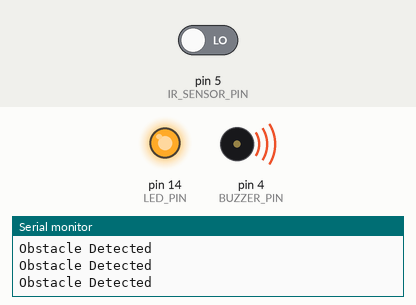
A sketch run on a simulated Arduino Uno, built with avr-gcc and run on an emulated ATmega328P. On the bench: output pins drawn as LEDs (lit = HIGH), buzzer (waves = sounding, pin HIGH), the last lines printed to the serial monitor. The inputs (shaded band) are chosen by the test bench; at power-on: pin 5 (IR_SENSOR_PIN) LOW.

Above: at 1.2 s.
1.3 s: pin 5 (IR_SENSOR_PIN) driven HIGH
At 1.9 s:
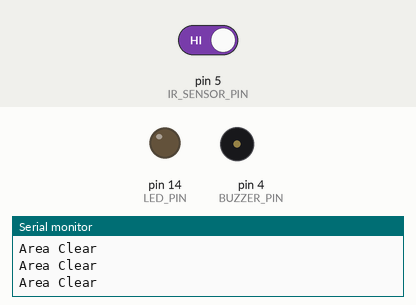
2.8 s: pin 5 (IR_SENSOR_PIN) driven LOW
At 3.1 s:
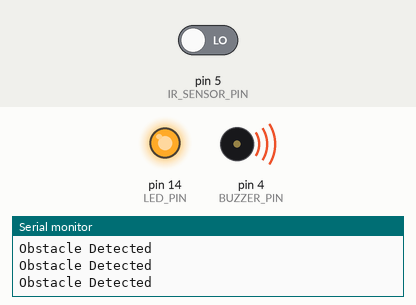
Timing chart, 0 to 5.8 s (numbered marks = the images above; inputs shaded):
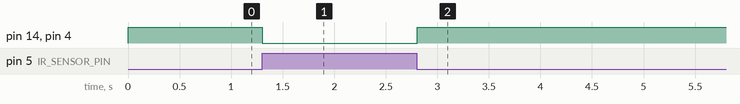

The sketch:

04_Smart_Obstacle_Detector.ino
```cpp
/*
 * Project: Smart Detector using IR Sensor
 * Board: NodeMCU ESP8266
 *
 * Detects nearby obstacles using an IR sensor.
 * When an obstacle is detected, the LED and buzzer
 * are activated to provide visual and audible alerts.
 */

// Pin Definitions
const int IR_SENSOR_PIN = 5;   // D1 (GPIO5)
const int BUZZER_PIN    = 4;   // D2 (GPIO4)
const int LED_PIN       = 14;  // D5 (GPIO14)

void setup() {

  // Initialize Serial Monitor
  Serial.begin(115200);

  // Configure pin modes
  pinMode(IR_SENSOR_PIN, INPUT);
  pinMode(BUZZER_PIN, OUTPUT);
  pinMode(LED_PIN, OUTPUT);

  // Ensure outputs start OFF
  digitalWrite(BUZZER_PIN, LOW);
  digitalWrite(LED_PIN, LOW);

  Serial.println("Smart Detector Initialized");
}

void loop() {

  // Read IR sensor state
  bool obstacleDetected = (digitalRead(IR_SENSOR_PIN) == LOW);

  if (obstacleDetected) {

    Serial.println("Obstacle Detected");

    digitalWrite(LED_PIN, HIGH);
    digitalWrite(BUZZER_PIN, HIGH);

  } else {

    Serial.println("Area Clear");

    digitalWrite(LED_PIN, LOW);
    digitalWrite(BUZZER_PIN, LOW);
  }

  delay(100);
}
```

Measured:
- after the input at 1.3 s, pin 14 (LED_PIN), pin 4 (BUZZER_PIN): HIGH → LOW at once
- after the input at 2.8 s, pin 14 (LED_PIN), pin 4 (BUZZER_PIN): LOW → HIGH at once
